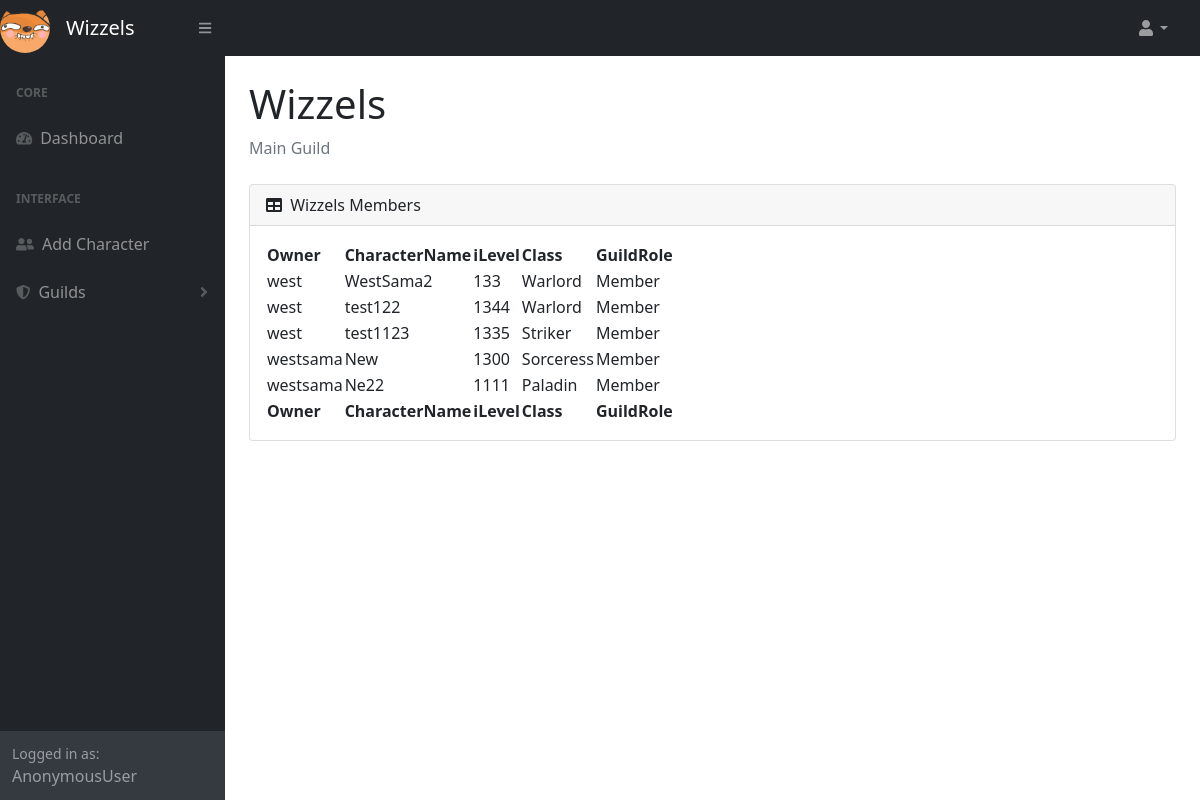
The app's page /wizzels/, older data.
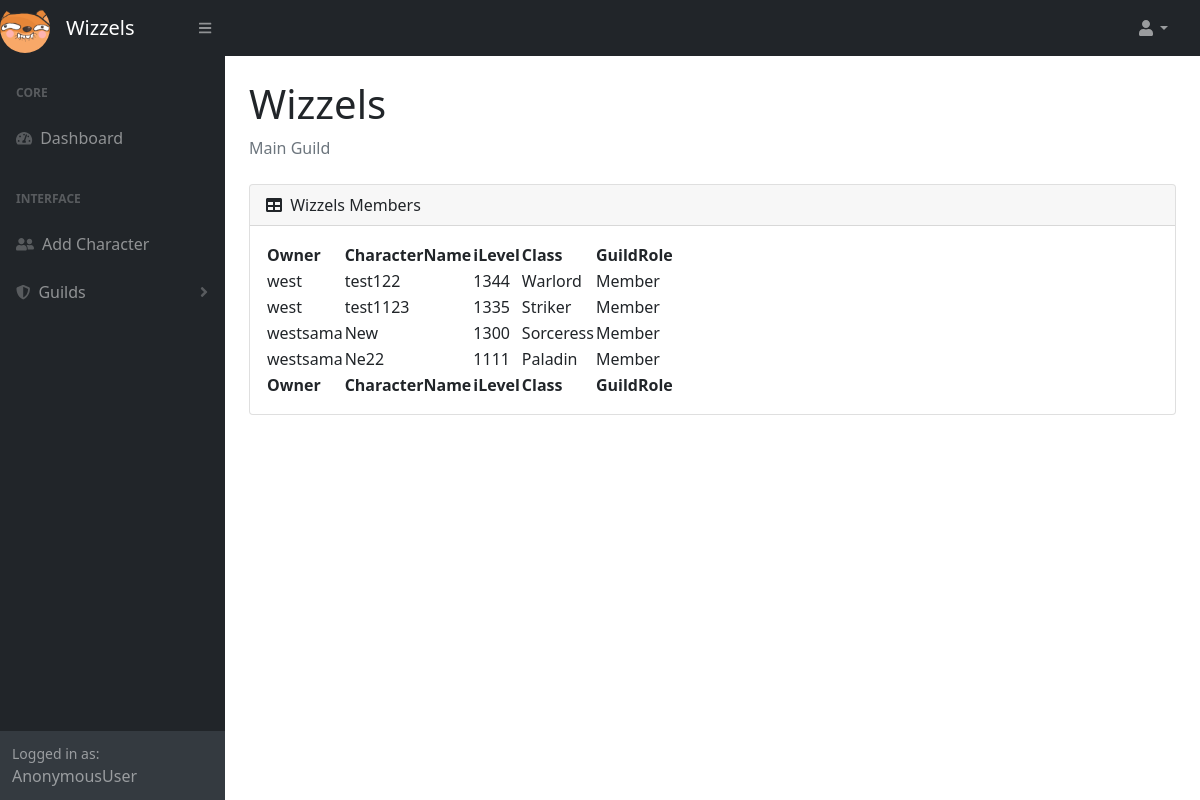
The same page, newer data.
### guildboard/models.py (models this page shows, shortened)
class Character(models.Model):
    user = models.ForeignKey(User, on_delete=models.CASCADE, null=True)
    name = models.CharField(max_length=64)
    iLevel = models.IntegerField(null=False)
    guildRole = models.CharField(max_length=64, default="Member")
    classe = models.CharField(max_length=64, default="")
    guild = models.ForeignKey(Guild, on_delete=models.CASCADE, blank=True, null=True)

### guildboard/views.py (the view)
# urls.py: path("wizzels/", views.wizzelsPage, name="wizzels"),
def wizzelsPage(request):
    chars = Character.objects.all()
    context = {"chars":chars}
    return render(request, "guildboard/wizzels.html", context)

### guildboard/templates/guildboard/wizzels.html (shortened to what this page needs)
{% extends "guildboard/layout.html" %}
{% block pageTitle %}Wizzels{% endblock %}
{% block pageInfo %}Main Guild{% endblock %}
{% block body %}
{% load static %}
<div class="card mb-4">
    <div class="card-header">
        <i class="fas fa-table me-1"></i>
        Wizzels Members
    </div>
    <div class="card-body">
        <table id="datatablesSimple">
            <thead>
                <tr>
                    <th>Owner</th>
                    <th>CharacterName</th>
                    <th>iLevel</th>
                    <th>Class</th>
                    <th>GuildRole</th>
                </tr>
            </thead>
            <tfoot>
                <tr>
                    <th>Owner</th>
                    <th>CharacterName</th>
                    <th>iLevel</th>
                    <th>Class</th>
                    <th>GuildRole</th>
                </tr>
            </tfoot>
            <tbody>
            {% for char in chars %}
            {% if char.guild != Wizzels %}
                <tr>
                    <td>{{ char.user }}</td>
                    <td>{{ char.name }}</td>
                    <td>{{ char.iLevel }}</td>
                    <td>{{ char.classe }}</td>
                    <td>{{ char.guildRole }}</td>
                </tr>
            {% endif %}
            {% endfor %}
        </tbody>
        </table>
    </div>
</div>
{% endblock %}

Row changes from the older to the newer data that the page shows:
removed Character: user "west", name "WestSama2", iLevel "133", classe "Warlord", guildRole "Member"
